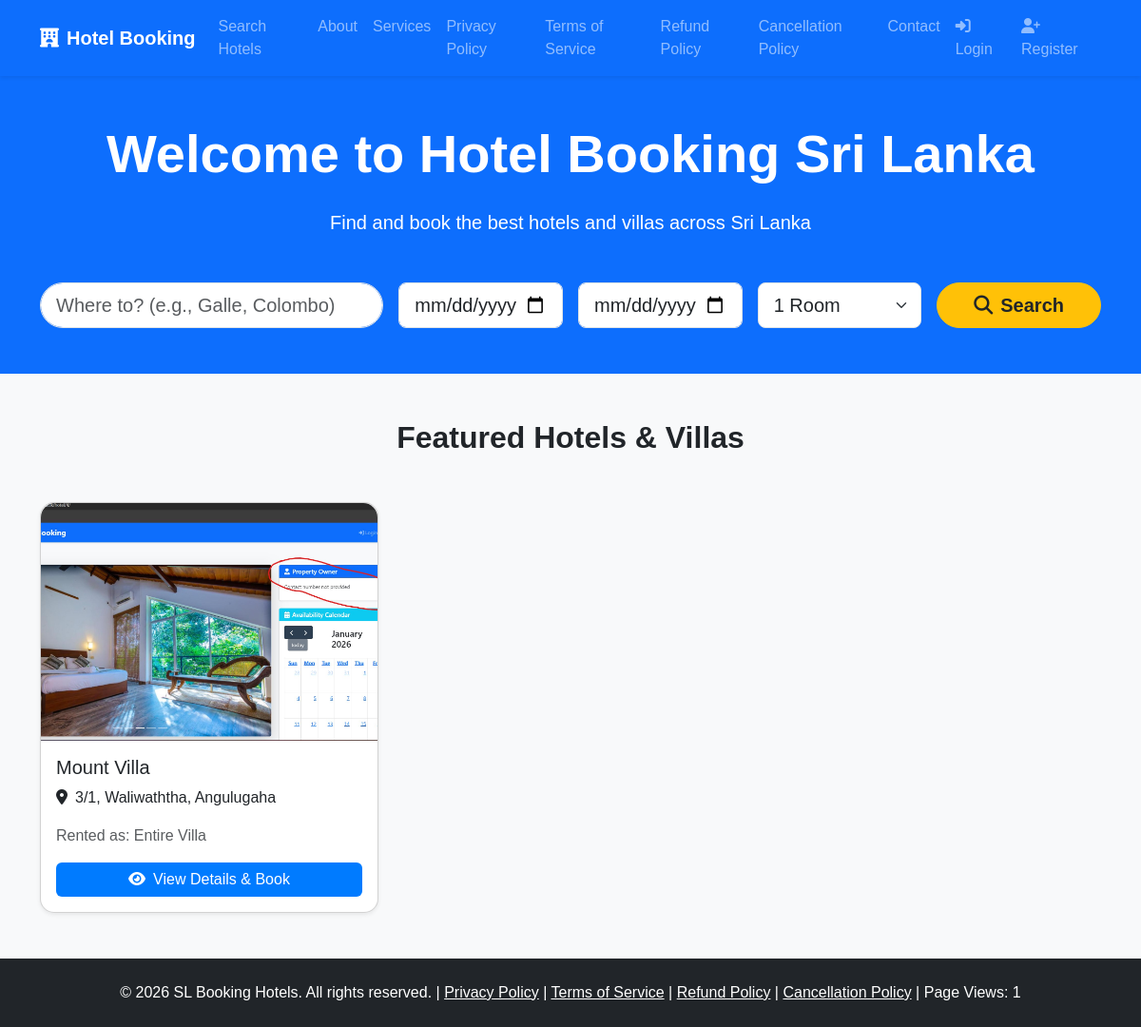
/, run on an earlier commit of the app's database.
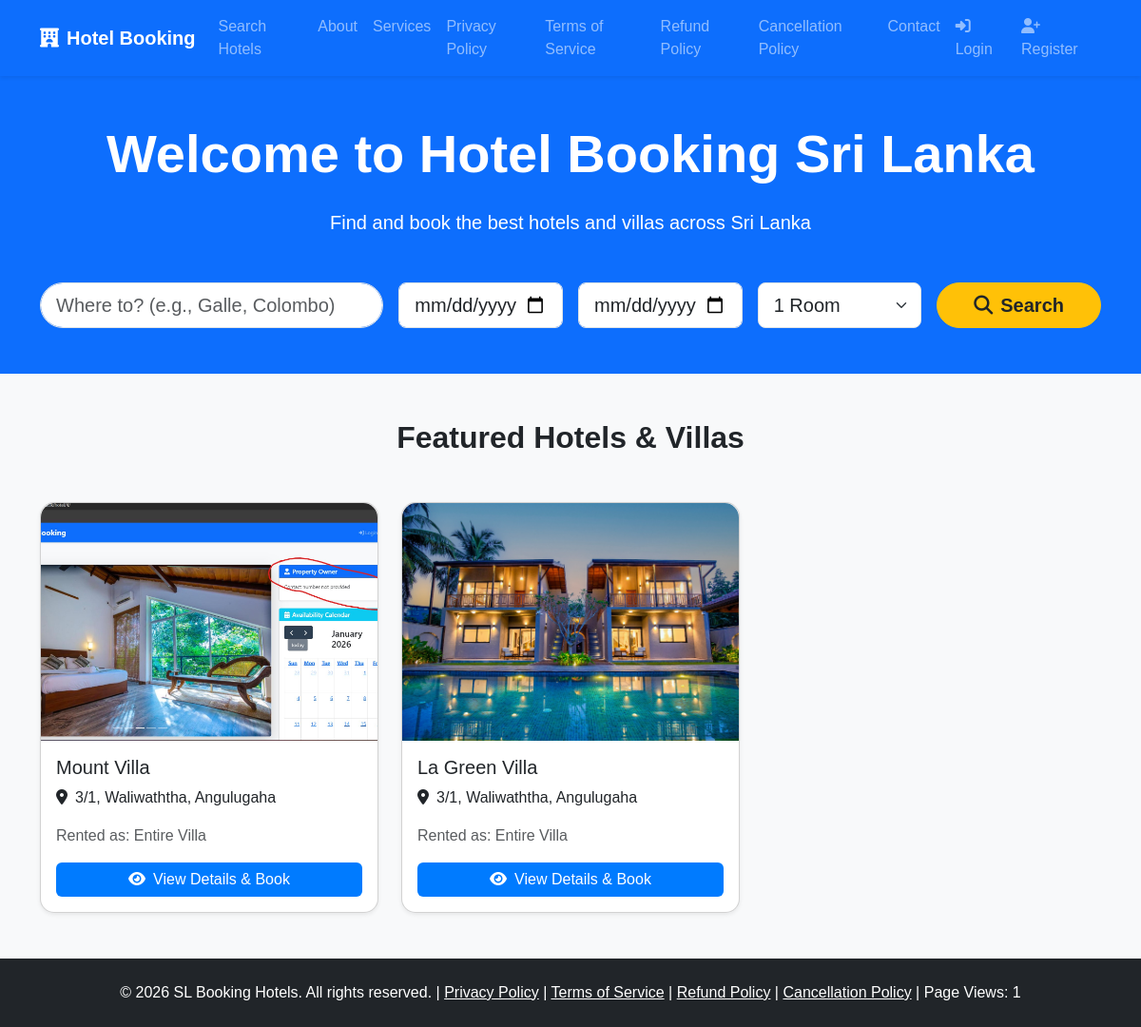
And on a later commit of the database.
### core/models.py (models this page shows, shortened)
class Hotel(models.Model):
    owner = models.ForeignKey(User, on_delete=models.CASCADE, related_name='hotels')
    name = models.CharField(max_length=200)
    address = models.CharField(max_length=300)
    description = models.TextField()
    main_image = models.ImageField(upload_to='hotels/')
    photo1 = models.ImageField(upload_to='hotels/', blank=True, null=True)
    photo2 = models.ImageField(upload_to='hotels/', blank=True, null=True)
    photo3 = models.ImageField(upload_to='hotels/', blank=True, null=True)
    photo4 = models.ImageField(upload_to='hotels/', blank=True, null=True)
    facilities = MultiSelectField(choices=FACILITIES_CHOICES, blank=True)
    rented_type = models.CharField(max_length=20, choices=RENTED_TYPE_CHOICES, default='rooms')
    price_per_night = models.DecimalField(max_digits=10, decimal_places=2, blank=True, null=True)
    google_location_link = models.URLField(blank=True, null=True, verbose_name="Google Maps Link")
    facebook_page = models.URLField(blank=True, null=True, verbose_name="Facebook Page Link")

### core/views.py (the view)
# urls.py: path('', views.home, name='home'),
@never_cache
def home(request):
    hotels = Hotel.objects.all()[:6]
    stats, created = SiteStats.objects.get_or_create(pk=1, defaults={'total_views': 0})
    stats.total_views += 1
    stats.save()
    return render(request, 'core/home.html', {
        'hotels': hotels,
        'total_views': stats.total_views
    })

### core/context_processors.py (called while the page is built)
def site_stats(request):
    stats, _ = SiteStats.objects.get_or_create(pk=1, defaults={'total_views': 0})
    return {'total_views': stats.total_views}

### templates/core/home.html (shortened to what this page needs)
{% extends 'core/base.html' %}
{% load static %}
{% block content %}
<div class="bg-primary text-white py-5">
    <div class="container">
        <h1 class="display-4 fw-bold text-center mb-4">Welcome to Hotel Booking Sri Lanka</h1>
        <p class="lead text-center mb-5">Find and book the best hotels and villas across Sri Lanka</p>
        <form action="{% url 'search_hotels' %}" method="get" class="row g-3 justify-content-center">
            <div class="col-md-4">
                <input type="text" name="q" class="form-control form-control-lg rounded-pill" placeholder="Where to? (e.g., Galle, Colombo)" required>
            </div>
            <div class="col-md-2">
                <input type="date" name="check_in" class="form-control form-control-lg" required>
            </div>
            <div class="col-md-2">
                <input type="date" name="check_out" class="form-control form-control-lg" required>
            </div>
            <div class="col-md-2">
                <select name="rooms" class="form-select form-select-lg">
                    <option value="1">1 Room</option>
                </select>
            </div>
            <div class="col-md-2">
                <button type="submit" class="btn btn-warning btn-lg w-100 rounded-pill fw-bold text-dark">
                    <i class="fas fa-search me-2"></i>Search
                </button>
            </div>
        </form>
    </div>
</div>
<div class="container mt-5 mb-5">
    <h2 class="text-center mb-5 fw-bold">Featured Hotels & Villas</h2>
    {% if hotels %}
        <div class="row g-4">
            {% for hotel in hotels %}
                <div class="col-md-6 col-lg-4">
                    <div class="card shadow-sm h-100">
                        {% if hotel.main_image %}
                            <img src="{{ hotel.main_image.url }}" class="card-img-top" alt="{{ hotel.name }}" style="height: 250px; object-fit: cover;">
                        {% else %}
                            <div class="bg-light d-flex align-items-center justify-content-center" style="height: 250px;">
                                <i class="fas fa-hotel fa-4x text-muted"></i>
                            </div>
                        {% endif %}
                        <div class="card-body d-flex flex-column">
                            <h5 class="card-title">{{ hotel.name }}</h5>
                            <p class="card-text"><i class="fas fa-map-marker-alt me-2"></i>{{ hotel.address }}</p>
                            <p class="card-text text-muted">Rented as: {{ hotel.get_rented_type_display }}</p>
                            <div class="mt-auto">
                                <a href="{% url 'hotel_detail' hotel.id %}" class="btn btn-primary w-100">
                                    <i class="fas fa-eye me-2"></i>View Details & Book
                                </a>
                            </div>
                        </div>
                    </div>
                </div>
            {% endfor %}
        </div>
    {% else %}
        <div class="text-center py-5">
            <p class="text-muted fs-4">No hotels available yet. Check back soon!</p>
        </div>
    {% endif %}
</div>
{% endblock %}

### templates/core/base.html (shortened to what this page needs)
{% load static %}
<!DOCTYPE html>
<html lang="en">
<head>
    <link href="https://cdn.jsdelivr.net/npm/bootstrap@5.3.3/dist/css/bootstrap.min.css" rel="stylesheet">
    <link rel="stylesheet" href="https://cdnjs.cloudflare.com/ajax/libs/font-awesome/6.5.1/css/all.min.css">
    <link rel="stylesheet" href="{% static 'css/style.css' %}">
</head>
<body>
    <nav class="navbar navbar-expand-lg navbar-dark bg-primary shadow-sm">
        <div class="container">
            <a class="navbar-brand fw-bold" href="{% url 'home' %}">
                <i class="fas fa-hotel me-2"></i>Hotel Booking
            </a>
            <div class="collapse navbar-collapse" id="navbarNav">
                <ul class="navbar-nav me-auto">
                    <li class="nav-item"><a class="nav-link" href="{% url 'search_hotels' %}">Search Hotels</a></li>
                    <li class="nav-item"><a class="nav-link" href="{% url 'about' %}">About</a></li>
                    <li class="nav-item"><a class="nav-link" href="{% url 'services' %}">Services</a></li>
                    <li class="nav-item"><a class="nav-link" href="{% url 'privacy_policy' %}">Privacy Policy</a></li>
                    <li class="nav-item"><a class="nav-link" href="{% url 'terms_of_service' %}">Terms of Service</a></li>
                    <li class="nav-item"><a class="nav-link" href="{% url 'refund_policy' %}">Refund Policy</a></li>
                    <li class="nav-item"><a class="nav-link" href="{% url 'cancellation_policy' %}">Cancellation Policy</a></li>
                    <li class="nav-item"><a class="nav-link" href="{% url 'contact' %}">Contact</a></li>
                </ul>
                <ul class="navbar-nav">
                    {% if user.is_authenticated %}
                        <li class="nav-item dropdown">
                            <a class="nav-link dropdown-toggle text-white" href="#" id="navbarDropdown" role="button" data-bs-toggle="dropdown" aria-expanded="false">
                                <i class="fas fa-user me-1"></i>Hi, {{ user.username }}
                            </a>
                            <ul class="dropdown-menu dropdown-menu-end" aria-labelledby="navbarDropdown">
                                <li><a class="dropdown-item" href="{% url 'my_bookings' %}"><i class="fas fa-calendar-check me-2"></i>My Bookings</a></li>
                                {% if user.profile.role == 'owner' %}
                                    <li><a class="dropdown-item" href="{% url 'owner_dashboard' %}"><i class="fas fa-user-tie me-2"></i>Owner Panel</a></li>
                                {% endif %}
                                {% if user.profile.role == 'manager' %}
                                    <li><a class="dropdown-item" href="{% url 'manager_dashboard' %}"><i class="fas fa-tachometer-alt me-2"></i>Manager Dashboard</a></li>
                                {% endif %}
                                <li><hr class="dropdown-divider"></li>
                                <li>
                                    <form action="{% url 'logout' %}" method="post" class="d-inline">
                                        {% csrf_token %}
                                        <button type="submit" class="dropdown-item text-danger border-0 bg-transparent p-0 m-0 w-100 text-start">
                                            <i class="fas fa-sign-out-alt me-2"></i>Logout
                                        </button>
                                    </form>
                                </li>
                            </ul>
                        </li>
                    {% else %}
                        <li class="nav-item"><a class="nav-link" href="{% url 'login' %}"><i class="fas fa-sign-in-alt me-1"></i>Login</a></li>
                        <li class="nav-item"><a class="nav-link" href="{% url 'register' %}"><i class="fas fa-user-plus me-1"></i>Register</a></li>
                    {% endif %}
                </ul>
            </div>
        </div>
    </nav>
    {% block content %}
    {% endblock %}
    <footer class="bg-dark text-white text-center py-4 mt-5">
        <p class="mb-0">
            &copy; 2026 SL Booking Hotels. All rights reserved.
            | <a href="{% url 'privacy_policy' %}" class="text-white">Privacy Policy</a>
            | <a href="{% url 'terms_of_service' %}" class="text-white">Terms of Service</a>
            | <a href="{% url 'refund_policy' %}" class="text-white">Refund Policy</a>
            | <a href="{% url 'cancellation_policy' %}" class="text-white">Cancellation Policy</a>
            | Page Views: {{ total_views|default:0 }}
        </p>
    </footer>
</body>
</html>

### static/css/style.css (style rules this page uses)
body { background-color: #f8f9fa; font-family: 'Arial', sans-serif; }
.card { border-radius: 15px; box-shadow: 0 4px 8px rgba(0,0,0,0.1); transition: transform 0.2s; }
.card-img-top { height: 250px; object-fit: cover; border-top-left-radius: 15px; border-top-right-radius: 15px; }
.btn-primary { background-color: #007bff; border: none; }
footer { margin-top: auto; }

What changed in the data, as far as the page shows it:
added Hotel: main_image (picture), name "La Green Villa", address "3/1, Waliwaththa, Angulugaha", rented_type "Entire Villa"
